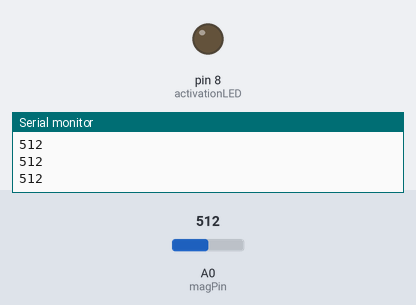
The sketch below on a simulated Arduino Uno, built with avr-gcc and run on an emulated ATmega328P. On the bench: output pins drawn as LEDs (lit = HIGH), the last lines printed to the serial monitor. The test bench sets the inputs (shaded band); at power-on: A0 (magPin) = 512.

Above: at 1.2 s.
1.3 s: A0 (magPin) set to 531
At 2.4 s:
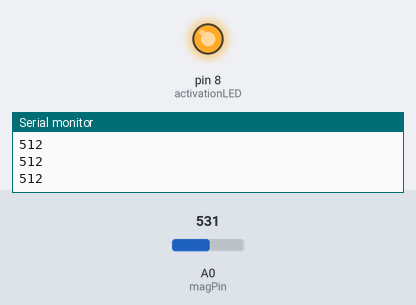
2.8 s: A0 (magPin) set to 511
At 3.5 s:
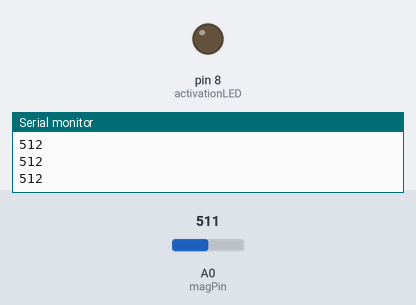
4.3 s: A0 (magPin) set to 306
At 4.6 s:
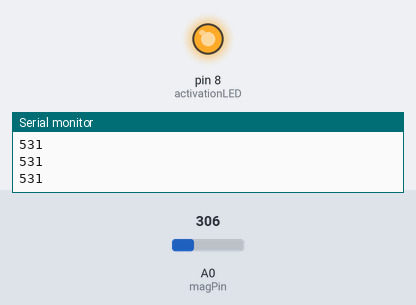
Timing chart, 0 to 7.3 s (numbered marks = the images above; inputs shaded):
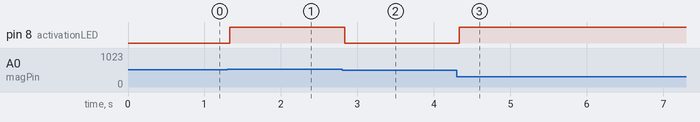

Measured:
- the behaviour switches between 521 and 522 on A0 (magPin) (found by bisection; images 0 and 1)
- after the input at 1.3 s, pin 8 (activationLED): LOW → HIGH at once
- after the input at 2.8 s, pin 8 (activationLED): HIGH → LOW at once
- after the input at 4.3 s, pin 8 (activationLED): LOW → HIGH at once

The sketch:

Hall_Effect_Sensor.ino
```cpp
int magPin = A0; //analog output pin
int magData;  //analog output data
int activationLED = 8; //LED used as flag
void setup() {
  pinMode(magPin, INPUT);
  pinMode(activationLED, OUTPUT);
  digitalWrite(activationLED, LOW);
  Serial.begin(300); //low baud rate so I could follow it
}

void loop() {
  magData= analogRead(magPin); //assigning the data from the pin to the variable
  if ( 510 > magData || magData > 521) //range to set off flag
      digitalWrite(activationLED, HIGH);
  else
      digitalWrite(activationLED,LOW);
  Serial.println(magData);
}
/*
int magPin = A0; //analog output pin
int magData;  //analog output data
void setup() {
  pinMode(magPin, INPUT);
}
int Hallflag()
{
    magData= analogRead(magPin); //assigning the data from the pin to the variable
  if ( 510 > magData || magData > 521) //range to set off flag
     magflag = 1;
  else
     magflag = 0;
}
*/
```
